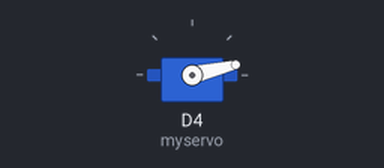
Recording of a sketch running on a simulated ESP8266 (NodeMCU). Parts: servo.

Above: at 0.05 s.
At 1.15 s:
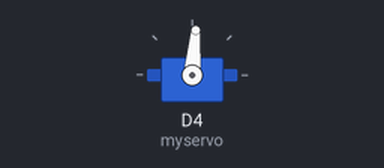
At 2.3 s:
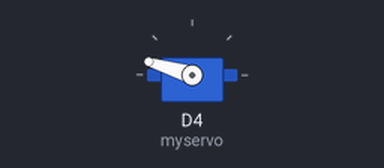
At 4.6 s:
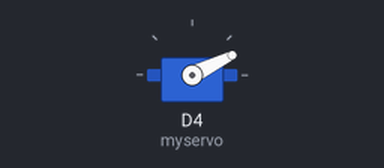
Timing chart, 0 to 6.3 s (numbered marks = the images above):
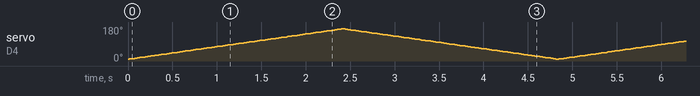

The sketch:

2_2_ESP8266_Servo_Function_Control.ino
```cpp
#include <Servo.h>  // Inclui a biblioteca Servo

Servo myservo;  // Cria um objeto servo para controlar um servo

// Definição dos ângulos mínimos e máximos
const int minAngle = 10;  // Ângulo mínimo
const int maxAngle = 170; // Ângulo máximo

void setup() {
  // Anexa o servo ao pino GPIO2 (D4 no NodeMCU)
  myservo.attach(D4);

  // Mensagem opcional para debug, inicializa a comunicação serial (descomentar se necessário)
  // Serial.begin(115200);
  // Serial.println("Inicialização completa. O ESP8266 está pronto para controlar o servo!");
}

void loop() {
  // Move o servo continuamente de minAngle a maxAngle e vice-versa
  moveServo(minAngle, maxAngle, 15);
}

// Função para mover o servo de minAngle a maxAngle e vice-versa
void moveServo(int minAngle, int maxAngle, int delayTime) {
  int pos;  // Variável para armazenar a posição do servo

  // Move o servo de minAngle a maxAngle
  for (pos = minAngle; pos <= maxAngle; pos++) {
    myservo.write(pos);  // Define a posição do servo na variável 'pos'
    delay(delayTime);  // Aguarda delayTime ms para que o servo alcance a posição
  }

  // Move o servo de maxAngle a minAngle
  for (pos = maxAngle; pos >= minAngle; pos--) {
    myservo.write(pos);  // Define a posição do servo na variável 'pos'
    delay(delayTime);  // Aguarda delayTime ms para que o servo alcance a posição
  }
}
```
